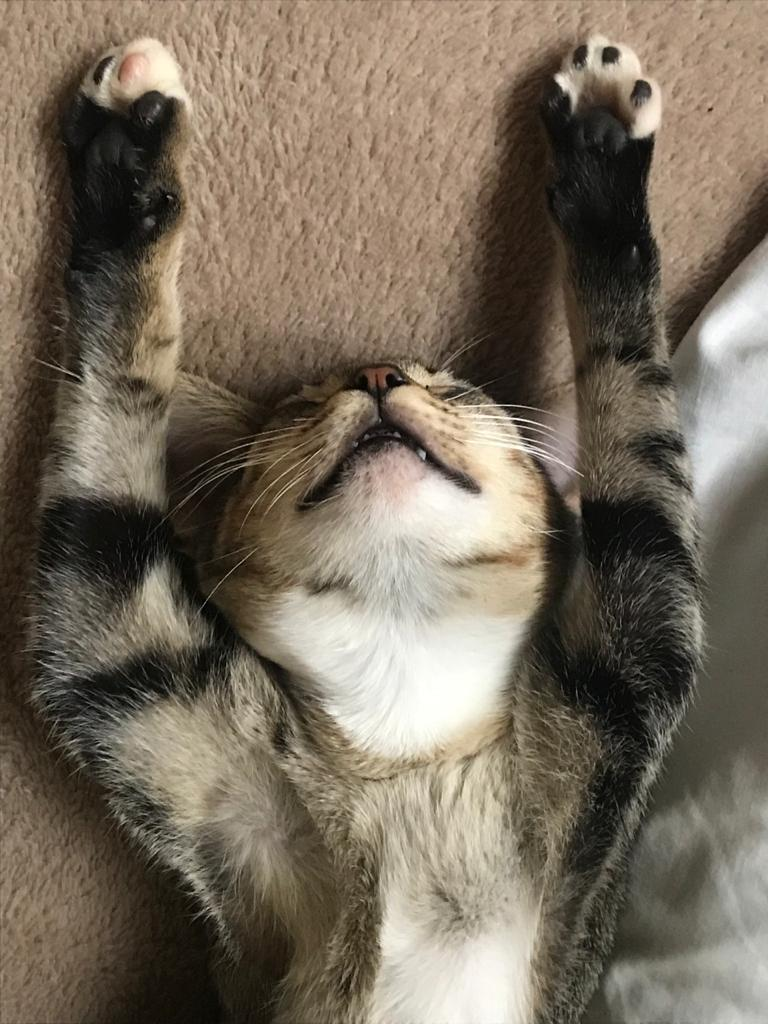
#> input picture Jupyter Notebooks/gatineo.jpeg, 768 x 1024 px
$ jupyter execute --allow-errors 'polos + Filtro Derivador 2d separavel.ipynb'   (shell and % lines are left out)
#> lines starting #> are read from the running program, lines starting #| are printed output that depends on the picture
[cell 1]
import cv2 # OpenCV
import matplotlib.pyplot as plt # Matplotlib
import numpy as np # Numpy
import scipy
from scipy import ndimage
from pylab import *
import scipy.signal as signal

[cell 2]
#1 carregar uma imagem em escala de cinza
img = cv2.imread('gatineo.jpeg')
#> img is the input picture: shape (1024, 768, 3); mean B, G, R 93.1, 108.4, 119.5
img = cv2.cvtColor(img, cv2.COLOR_BGR2RGB)
monocromatica = cv2.cvtColor(cv2.cvtColor(img,cv2.COLOR_RGB2GRAY), cv2.COLOR_GRAY2RGB) #preto e branco
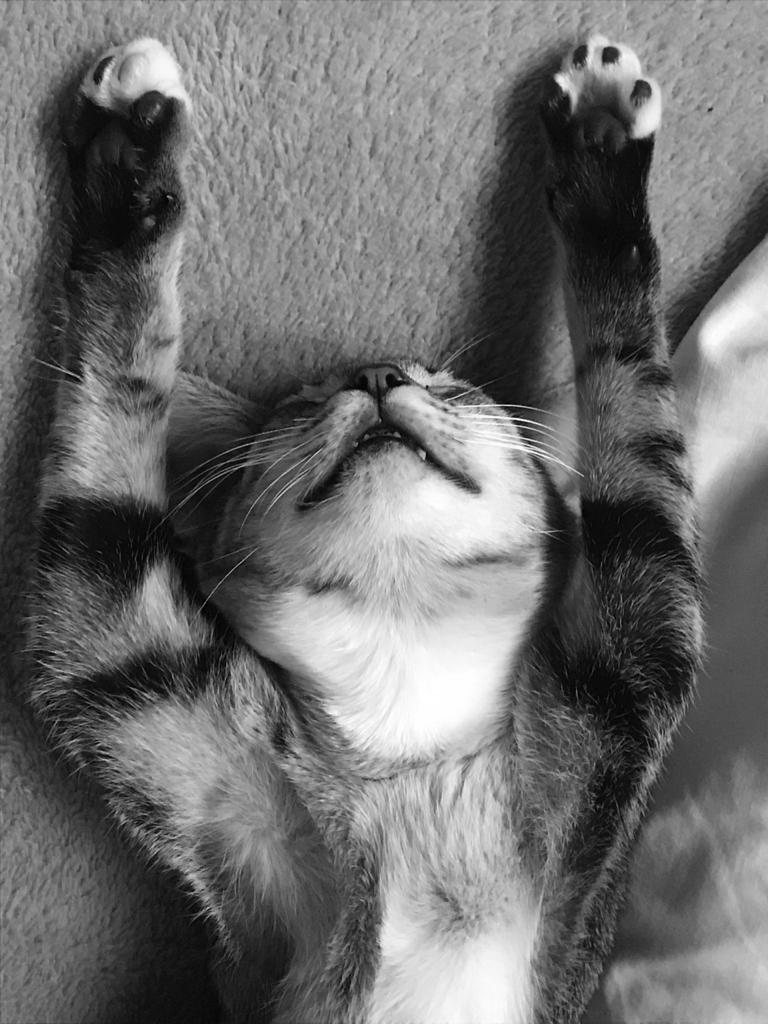
#> monocromatica: shape (1024, 768, 3); min 0, max 255, mean 110
#cv2.imshow("imagem", img)
#cv2.waitKey(0)
#cv2.destroyAllWindows()
print(type(img))
#| <class 'numpy.ndarray'>
imshow(img)

[cell 3]
#2 Função para receber um filtro e aplicar o 2D separável

#OBS: presumindo que o filtro dado será coluna ou linha (1D)

def filtro_separavel(kernel,img):
    print(kernel.shape)
    img_linha = cv2.filter2D(img, -1, kernel) #convoluindo com um filtro 1d
    #kernel = np.array([kernel]) #necessario para vetores 1D
    kernel.transpose() #transpondo o kernel
    print(kernel.shape)
    img_final = cv2.filter2D(img_linha, -1, kernel) #convoluindo com o mesmo filtro, transposto
    return(img_linha,img_final)

[cell 4]
filtro =  np.array([[-10,0,10],[-20, 0, 20],[-10,0,10]])/8 #kernel derivativo de exemplo
pronto = cv2.filter2D(img, -1, filtro)
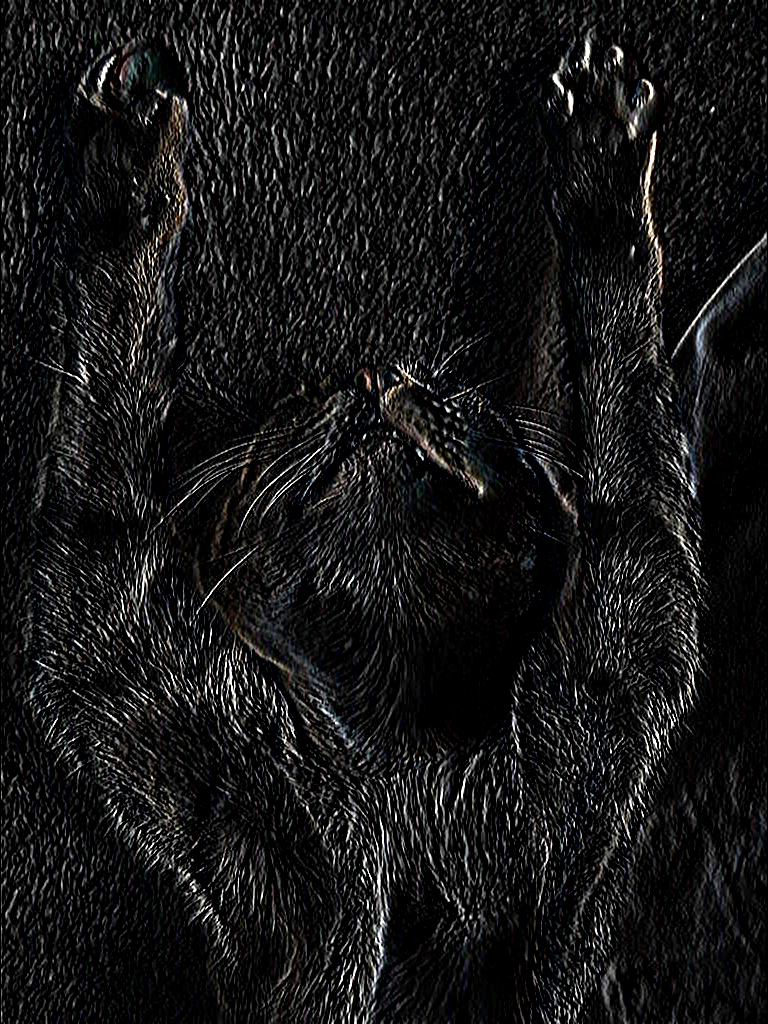
#> pronto: shape (1024, 768, 3); mean R, G, B 22.1, 22.1, 22.1
imshow(pronto)

[cell 5]
def trunca(result):
    l = len(result)
    x = arange(0,l)
    stem(x, result)
    #ax.set_ylim(-2,2)
    ylabel('h[n]')
    xlabel(r'n (amostras)')
    title(r'Filtro derivador com 16 pontos em um intervalo simétrico e deslocado (Causal)')

[cell 6]
import numpy as np
import matplotlib.pyplot as plt # Matplotlib

#Calculando a inversa, filtro
def foo(x):
    return -1j*((2j*np.pi*x*np.exp(2j*np.pi*x) - np.exp(2j*np.pi*x) + 1) / (2*np.pi*x**2))
    #return int((1/n))

result = []
n = []
for i in range(-500,500):
    result.append(foo(i))
    n.append(i)

#Plotando
fig = plt.figure(facecolor='w')
ax = fig.add_subplot(111, facecolor='w', axisbelow=True)
ax.plot(n, result, 'k', alpha=0.95, lw=4, linestyle='-', label=' Filtro Derivativo Ideal h[n]')

ax.legend(loc='best')
ax.set_title("Filtro derivativo h[n] = 1/n, com fase nula.")
ax.set_xlabel('t')
ax.set_ylabel(' Filtro Derivativo Ideal h[n]')
ax.set_ylim(-2,2)

ax.yaxis.set_tick_params(length=0)
ax.xaxis.set_tick_params(length=0)
#> (the rest of this cell did not finish here and is left out)
